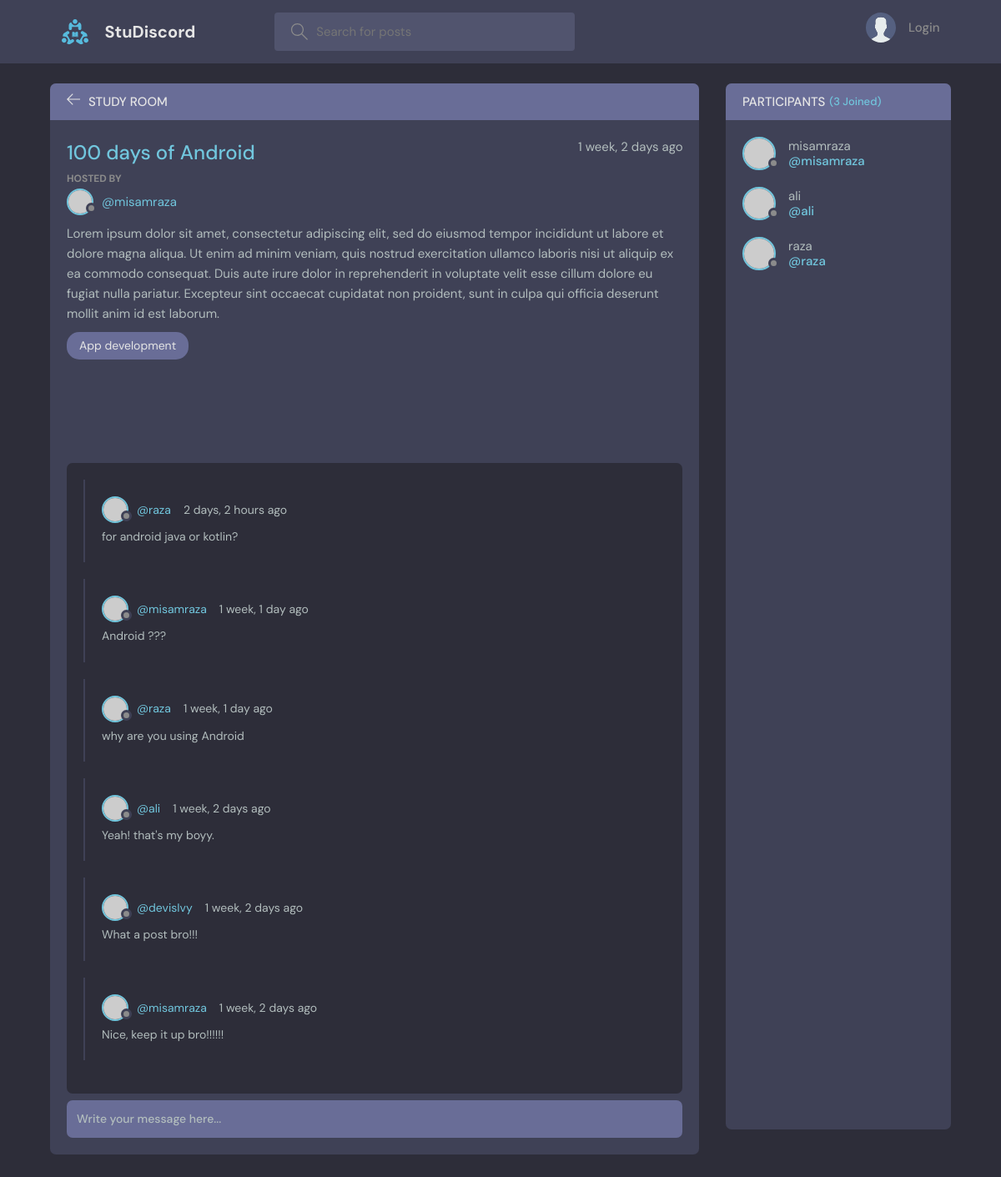
The page /room/10/ on the database its author committed.
### base/models.py (models this page shows, shortened)
class Room(models.Model):
    host =models.ForeignKey(User,on_delete=models.SET_NULL,null=True)
    topic=models.ForeignKey(Topic,on_delete=models.SET_NULL,null=True)
    name = models.CharField(max_length=200)
    description = models.TextField(null=True,blank=True)
    participants = models.ManyToManyField(User,related_name='participants',blank=True)
    updated = models.DateTimeField(auto_now=True)
    created = models.DateTimeField(auto_now_add=True)
    class Meta:
        ordering = ['-updated','-created']

class Topic(models.Model):
    name = models.CharField( max_length=100)

class Message(models.Model):
    user = models.ForeignKey(User,on_delete=models.CASCADE)
    room = models.ForeignKey(Room,on_delete=models.CASCADE)
    body = models.TextField()
    updated = models.DateTimeField(auto_now=True)
    created = models.DateTimeField(auto_now_add=True)
    class Meta:
        ordering = ['-updated','-created']
    def __str__(self):
        return self.body[0:150]

### base/views.py (the view, shortened to what this page needs)
# urls.py: path('room/<str:pk>/',views.room,name="room"),
def room(request,pk):
    room = Room.objects.get(id=pk)
    room_messages = room.message_set.all()
    participants = room.participants.all()
    context = {'room':room,'room_messages':room_messages,'participants':participants}
    return render(request,'base/room.html',context)

### base/templates/base/room.html (shortened to what this page needs)
{% extends "main.html" %}
{% block content %}
    <main class="profile-page layout layout--2">
      <div class="container">
        <div class="room">
          <div class="room__top">
            <div class="room__topLeft">
              <a href="{% url 'home' %}">
                <svg version="1.1" xmlns="http://www.w3.org/2000/svg" width="32" height="32" viewBox="0 0 32 32">
                  <title>arrow-left</title>
                  <path
                    d="M13.723 2.286l-13.723 13.714 13.719 13.714 1.616-1.611-10.96-10.96h27.625v-2.286h-27.625l10.965-10.965-1.616-1.607z"
                  ></path>
                </svg>
              </a>
              <h3>Study Room</h3>
            </div>
          </div>
          <div class="room__box scroll">
            <div class="room__header scroll">
              <div class="room__info">
                <h3><a href="{% url 'room' room.id %}">{{room.name}}</a></h3>
                <span>{{room.created|timesince}} ago</span>
              </div>
              <div class="room__hosted">
                <p>Hosted By</p>
                <a href={% url "user-profile" room.host.id %} class="room__author">
                  <div class="avatar avatar--small">
                    <img src="https://randomuser.me/api/portraits/men/37.jpg" />
                  </div>
                  <span>@{{room.host.username}}</span>
                </a>
              </div>
              <div class="room__details">
                <p>{{room.description}}</p>
              </div>
              <span class="room__topics">{{room.topic.name}}</span>
            </div>
            <div class="room__conversation">
              <div class="threads scroll">
                {% for message in room_messages%}
                <div class="thread">
                  <div class="thread__top">
                    <div class="thread__author">
                      <a href="#" class="thread__authorInfo">
                        <div class="avatar avatar--small">
                          <img src="https://randomuser.me/api/portraits/men/37.jpg" />
                        </div>
                        <span>@{{message.user}}</span>
                      </a>
                      <span class="thread__date">{{message.created|timesince}} ago</span>
                    </div>
                  </div>
                  <div class="thread__details">
                   <p>{{message}}</p>
                  </div>
                </div>
                {% endfor %}
              </div>
            </div>
          </div>
          <div class="room__message">
           <form action="" method="POST">
              <input name="body" placeholder="Write your message here..." />
            </form>
          </div>
        </div>
        <div class="participants">
          <h3 class="participants__top">Participants <span>({{participants.count}} Joined)</span></h3>
          <div class="participants__list scroll">
            {% for user in participants%}
            <a href="{% url "user-profile" user.id %}" class="participant">
              <div class="avatar avatar--medium">
                <img src="https://randomuser.me/api/portraits/men/37.jpg" />
              </div>
              <p>
                {{user.username}}
                <span>@{{user.username}}</span>
              </p>
            </a>
            {% endfor %}
          </div>
        </div>
      </div>
    </main>
    {% endblock content %}

### rows shown on the page
Room: name "100 days of Android", created "1 week, 2 days", host.username "misamraza", description "Lorem ipsum dolor sit amet, consectetur adipiscing elit, sed do eiusmod tempor incididunt ut labore et dolore magna aliqua. Ut enim ad minim veniam, quis nostrud exercitation ullamco laboris nisi ut aliquip ex ea commodo consequat. Duis aute irure dolor in reprehenderit in voluptate velit esse cillum dolore eu fugiat nulla pariatur. Excepteur sint occaecat cupidatat non proident, sunt in culpa qui officia deserunt mollit anim id est laborum.", topic.name "App development"
Message: user "raza", created "2 days, 2 hours", body "for android java or kotlin?"
Message: user "misamraza", created "1 week, 1 day", body "Android ???"
Message: user "raza", created "1 week, 1 day", body "why are you using Android"
Message: user "ali", created "1 week, 2 days", body "Yeah! that's my boyy."
Message: user "devisIvy", created "1 week, 2 days", body "What a post bro!!!"
Message: user "misamraza", created "1 week, 2 days", body "Nice, keep it up bro!!!!!!"

### other values the page prints
{{ participants.count }} "3"
{{ user.username }} "misamraza"
{{ user.username }} "ali"
{{ user.username }} "raza"
